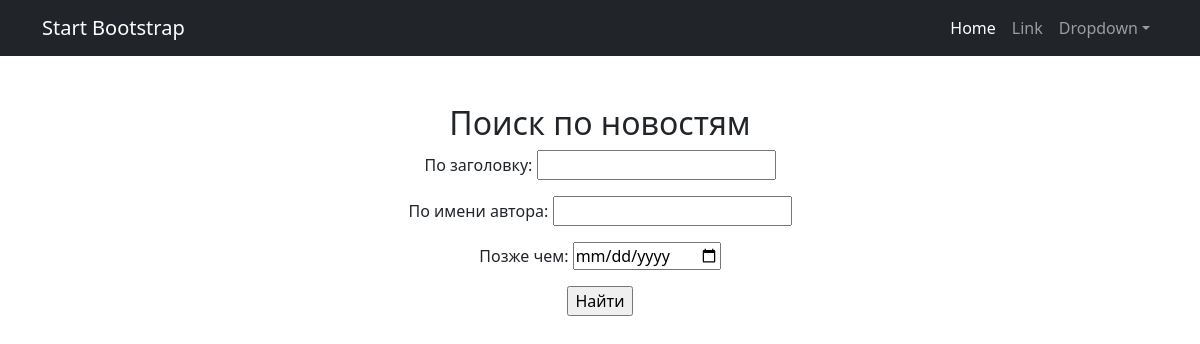
The page /posts/search/ on the database as committed earlier.
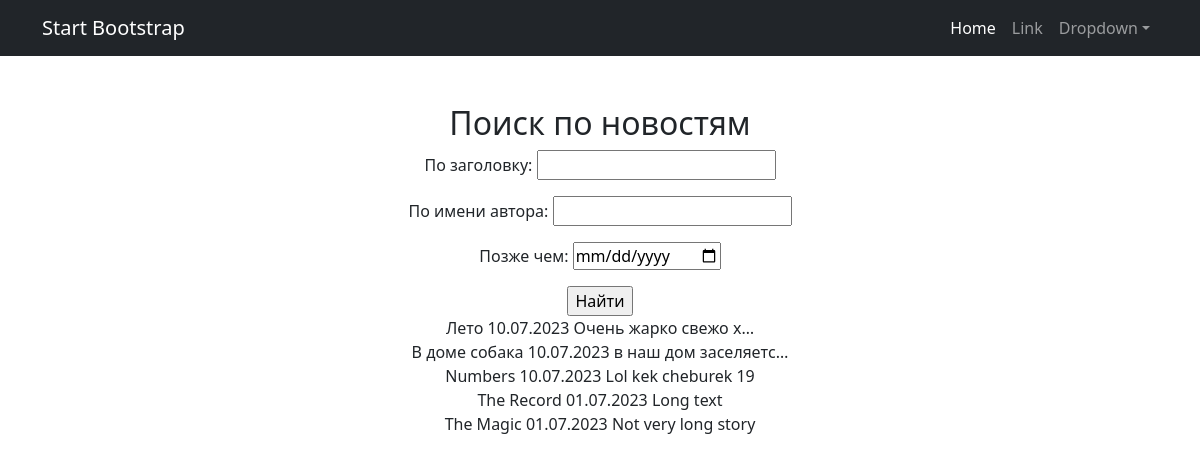
The same page on the database as committed later.
### news/models.py (models this page shows, shortened)
class Post(models.Model):
    post_author = models.ForeignKey(Author, on_delete=models.CASCADE)
    post_category = models.ManyToManyField(Category)
    article = 'A'
    news = 'N'
    POSITIONS = [
        (article, 'Статья'),
        (news, 'Новость'),
    ]
    category = models.CharField(max_length=1, choices=POSITIONS, default=news)
    date_created = models.DateField(auto_now_add=True)
    title = models.CharField(max_length=50)
    content = models.TextField()
    post_rate = models.IntegerField(default=0)

### news/views.py (the view)
# urls.py: path('search/', NewsSearch.as_view(), name='post_search'),
class NewsSearch(ListView):
    model = Post
    template_name = 'post_search.html'
    context_object_name = 'post_search'
    ordering = ['-date_created']
    paginate_by = 5
    def get_queryset(self):
        queryset = super().get_queryset()
        self.filterset = PostFilter(self.request.GET, queryset)
        return self.filterset.qs
    def get_context_data(self, **kwargs):
        context = super().get_context_data(**kwargs)
        context['filterset'] = self.filterset
        return context

### templates/post_search.html (shortened to what this page needs)
{% extends 'flatpages/default.html' %}
{% block content %}
    <h2>Поиск по новостям</h2>
    <form action="" method="get">
        {{ filterset.form.as_p }}
        <input type="submit" value="Найти"/>
    </form>
    {% for post in post_search %}
     <div>
     {{ post.title }}
     {{ post.date_created|date:'d.m.Y' }}
     {{ post.content|truncatechars:20 }}
     </div>
    {% endfor %}
{% endblock content %}

### templates/flatpages/default.html (shortened to what this page needs)
<!DOCTYPE html>
<html lang="en">
    <head>
        {% load static %}
        <link href="{% static 'css/styles.css' %}" rel="stylesheet" />
    </head>
    <body>
        <nav class="navbar navbar-expand-lg navbar-dark bg-dark">
            <div class="container">
                <a class="navbar-brand" href="#">Start Bootstrap</a>
                <div class="collapse navbar-collapse" id="navbarSupportedContent">
                    <ul class="navbar-nav ms-auto mb-2 mb-lg-0">
                        <li class="nav-item"><a class="nav-link active" aria-current="page" href="#">Home</a></li>
                        <li class="nav-item"><a class="nav-link" href="#">Link</a></li>
                        <li class="nav-item dropdown">
                            <a class="nav-link dropdown-toggle" id="navbarDropdown" href="#" role="button" data-bs-toggle="dropdown" aria-expanded="false">Dropdown</a>
                        </li>
                    </ul>
                </div>
            </div>
        </nav>
        <div class="container">
            <div class="text-center mt-5">
                {% block content %}
                {% endblock content %}
            </div>
        </div>
    </body>
</html>

Rows that differ between the two databases and show on the page:
added Post: title "Лето", date_created "10.07.2023", content "Очень жарко свежо х…"
added Post: title "В доме собака", date_created "10.07.2023", content "в наш дом заселяетс…"
added Post: title "Numbers", date_created "10.07.2023", content "Lol kek cheburek 19"
added Post: title "The Record", date_created "01.07.2023", content "Long text"
added Post: title "The Magic", date_created "01.07.2023", content "Not very long story"
